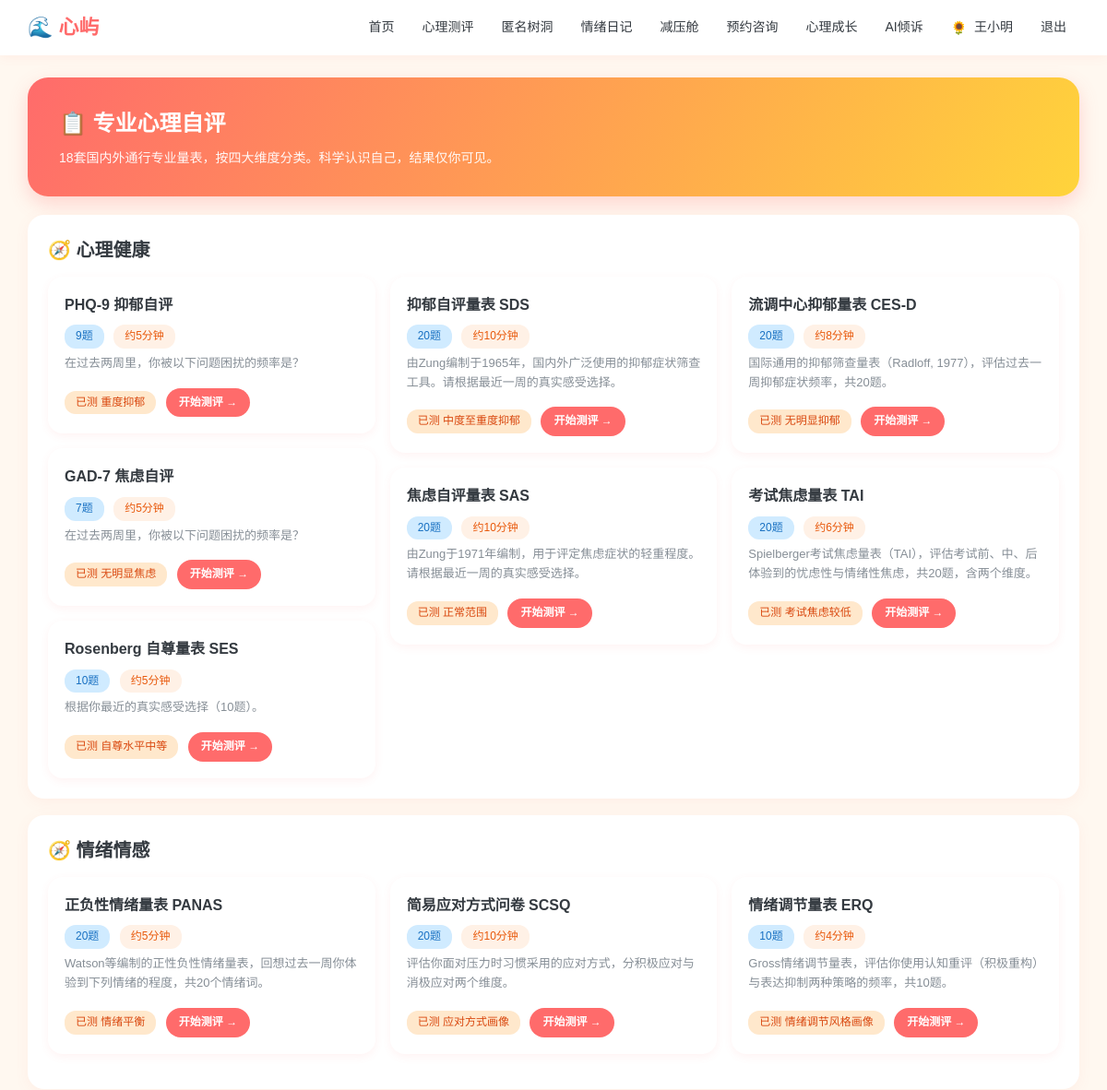
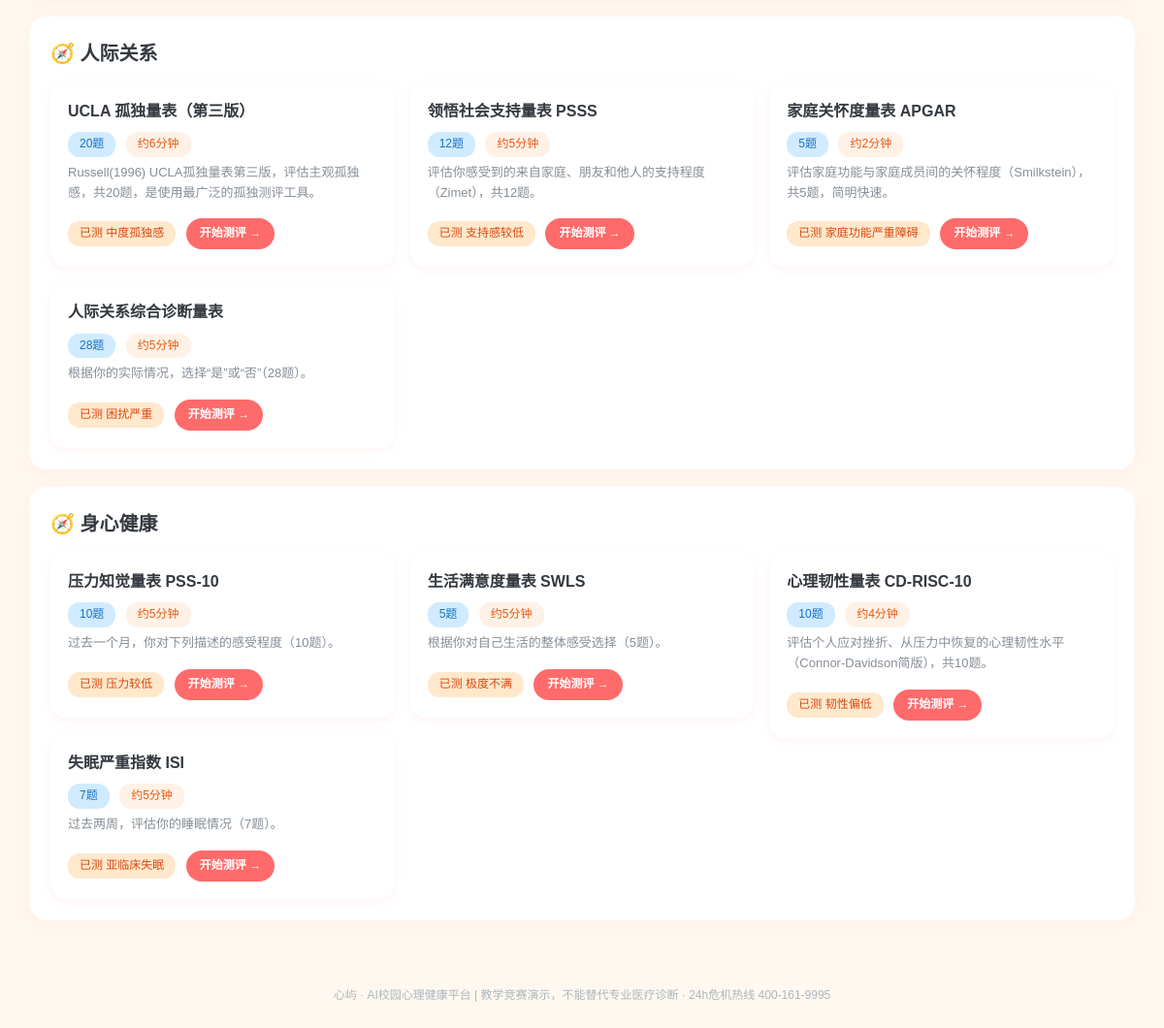
The app's page /assessment (signed in) with its own data (2 pictures, top to bottom).
### models.py (models this page shows, shortened)
class User(db.Model):
    __tablename__ = "users"
    id = db.Column(db.Integer, primary_key=True)
    username = db.Column(db.String(64), unique=True, nullable=False)
    password_hash = db.Column(db.String(256), nullable=False)
    role = db.Column(db.String(16), default="student")   # student / counselor / admin
    real_name = db.Column(db.String(64), default="")
    gender = db.Column(db.String(8), default="")
    grade = db.Column(db.String(32), default="")
    major = db.Column(db.String(64), default="")
    phone = db.Column(db.String(32), default="")
    avatar = db.Column(db.String(16), default="🌻")
    avatar_type = db.Column(db.String(16), default="emoji")   # emoji / upload
    avatar_file = db.Column(db.String(128), default="")       # 本地上传头像文件名
    profile_completed = db.Column(db.Boolean, default=False)  # 首次登录是否已完成基本信息
    qualification_no = db.Column(db.String(64), default="")   # 注册系统编号/证书编号
    qualification_verified = db.Column(db.Boolean, default=False)
    student_id = db.Column(db.String(32), default="")
    school = db.Column(db.String(128), default="")
    college = db.Column(db.String(128), default="")
    class_name = db.Column(db.String(64), default="")
    enrollment_year = db.Column(db.String(8), default="")
    education_level = db.Column(db.String(32), default="")
    student_status = db.Column(db.String(32), default="")
    employee_id = db.Column(db.String(32), default="")
    teacher_title = db.Column(db.String(64), default="")
    department = db.Column(db.String(128), default="")
    qualification = db.Column(db.String(256), default="")
    intro = db.Column(db.String(512), default="")
    created_at = db.Column(db.DateTime, default=datetime.now)

class Assessment(db.Model):
    __tablename__ = "assessments"
    id = db.Column(db.Integer, primary_key=True)
    user_id = db.Column(db.Integer, db.ForeignKey("users.id"))
    scale_code = db.Column(db.String(32))
    answers = db.Column(db.Text)                       # JSON
    score = db.Column(db.Integer, default=0)
    level = db.Column(db.String(32), default="")
    advice = db.Column(db.Text, default="")
    created_at = db.Column(db.DateTime, default=datetime.now)

### app.py (the view)
@app.route("/assessment")
@login_required()
def assessments(u):
    cats = {}
    history = {}
    for code, sc in engine.SCALES.items():
        history[code] = Assessment.query.filter_by(user_id=u.id, scale_code=code).order_by(
            Assessment.created_at.desc()).first()
        cats.setdefault(sc["category"], []).append((code, sc))
    return render_template("assessments.html", u=u, cats=cats, history=history)

### app.py (called while the page is built)
def login_required(role=None):
    def decor(f):
        @wraps(f)
        def wrapper(*args, **kwargs):
            uid = session.get("uid")
            if not uid:
                return redirect(url_for("login", next=request.path))
            u = db.session.get(User, uid)
            if not u:
                session.clear()
                return redirect(url_for("login"))
            if not u.profile_completed and request.endpoint not in (
                    "profile", "logout", "static", "avatar_upload"):
                flash("首次登录请先完善你的基本信息", "warn")
                return redirect(url_for("profile"))
            if role and u.role != role:
                flash("该页面需要相应权限", "warn")
                return redirect(url_for("index"))
            return f(u, *args, **kwargs)
        return wrapper
    return decor

@app.context_processor
def inject_globals():
    uid = session.get("uid")
    u = db.session.get(User, uid) if uid else None
    def avatar_html(usr, cls="", emoji_cls=""):
        if usr and usr.avatar_type == "upload" and usr.avatar:
            return f'<img class="{cls}" src="{usr.avatar}" alt="头像">'
        return f'<span class="{emoji_cls}">{usr.avatar or "👤" if usr else "👤"}</span>'
    return {"now": datetime.now(), "u": u, "avatar_html": avatar_html}

### templates/assessments.html (shortened to what this page needs)
{% extends "base.html" %}
{% block body %}
<div class="hero-banner">
  <h1>📋 专业心理自评</h1>
  <p>18套国内外通行专业量表，按四大维度分类。科学认识自己，结果仅你可见。</p>
</div>
{% for cat, items in cats.items() %}
<div class="card">
  <h2>🧭 {{ cat }}</h2>
  <div class="masonry">
    {% for code, sc in items %}
    <div class="mcard">
      <div style="font-weight:700;font-size:16px">{{ sc.name }}</div>
      <div style="margin:6px 0">
        <span class="tag tag-blue">{{ sc.questions|length }}题</span>
        <span class="tag">约{{ sc.get('duration', 5) }}分钟</span>
      </div>
      <p style="font-size:13px;color:#868e96;line-height:1.6">{{ sc.desc }}</p>
      <div style="margin-top:10px">
        {% if history[code] %}
          <span class="tag tag-orange">已测 {{ history[code].level }}</span>
        {% endif %}
        <a class="btn btn-sm" style="margin-top:6px" href="{{ url_for('assessment_intro', code=code) }}">开始测评 →</a>
      </div>
    </div>
    {% endfor %}
  </div>
</div>
{% endfor %}
{% endblock %}

### templates/base.html (shortened to what this page needs)
<!DOCTYPE html>
<html lang="zh-CN">
<head>
<link href="{{ url_for('static', filename='css/style.css') }}" rel="stylesheet">
</head>
<body>
<nav class="topnav">
  <div class="nav-inner">
    <a class="brand" href="{{ url_for('index') }}">🌊 心屿</a>
    <div class="nav-links">
      {% if u %}
        {% if u.role == 'student' %}
          <a href="{{ url_for('index') }}">首页</a>
          <a href="{{ url_for('assessments') }}">心理测评</a>
          <a href="{{ url_for('treehole') }}">匿名树洞</a>
          <a href="{{ url_for('mood') }}">情绪日记</a>
          <a href="{{ url_for('relax') }}">减压舱</a>
          <a href="{{ url_for('booking') }}">预约咨询</a>
          <a href="{{ url_for('learn') }}">心理成长</a>
          <a href="{{ url_for('chat') }}">AI倾诉</a>
        {% endif %}
        <a class="nav-user" href="{{ url_for('profile') }}" title="个人信息"><span class="nav-avatar-wrap">{{ avatar_html(u, cls="nav-avatar") | safe }}</span> {{ u.real_name or u.username }}</a>
        <a href="{{ url_for('logout') }}">退出</a>
      {% else %}
        <a href="{{ url_for('login') }}">登录</a>
        <a href="{{ url_for('register') }}">注册</a>
      {% endif %}
    </div>
  </div>
</nav>
<main class="container">{% block body %}{% endblock %}</main>
<footer class="footer">心屿 · AI校园心理健康平台 | 教学竞赛演示，不能替代专业医疗诊断 · 24h危机热线 400-161-9995</footer>
</body>
</html>

### static/css/style.css (style rules this page uses)
* { margin: 0; padding: 0; box-sizing: border-box; }
:root { --brand: #ff6b6b; --brand2: #ffa94d; --sky: #4dabf7; --mint: #51cf66; --sun: #ffd43b; --ink: #343a40; --ink2: #868e96; --bg: #fff8f0; --card: #ffffff; --soft: #fff1e6; }
body { font-family: "Microsoft YaHei", "PingFang SC", sans-serif; background: var(--bg); color: var(--ink); line-height: 1.65; }
a { color: var(--brand); text-decoration: none; }
.topnav { background: #fff; box-shadow: 0 2px 12px rgba(255,107,107,.08); position: sticky; top: 0; z-index: 100; }
.nav-inner { max-width: 1180px; margin: 0 auto; padding: 0 20px; height: 60px; display: flex; align-items: center; justify-content: space-between; }
.brand { font-size: 22px; font-weight: 800; color: var(--brand); display:flex; align-items:center; gap:6px; }
.nav-links { display: flex; gap: 2px; align-items: center; flex-wrap: wrap; }
.nav-links a { color: var(--ink); padding: 7px 14px; border-radius: 20px; font-size: 14px; font-weight: 500; transition: .2s; }
.nav-user { font-size: 13px; color: var(--ink2); padding: 0 8px; }
.nav-avatar-wrap { display: inline-flex; vertical-align: middle; margin-right: 4px; }
.container { max-width: 1180px; margin: 24px auto; padding: 0 20px; }
.footer { text-align: center; color: #adb5bd; font-size: 12px; padding: 28px; margin-top: 40px; }
.card { background: var(--card); border-radius: 18px; padding: 22px; box-shadow: 0 4px 16px rgba(255,107,107,.07); margin-bottom: 18px; }
.card h2 { font-size: 20px; color: var(--ink); margin-bottom: 12px; }
.btn { display: inline-block; background: var(--brand); color: #fff; border: none; padding: 10px 24px; border-radius: 24px; font-size: 14px; cursor: pointer; font-weight: 600; transition:.2s; }
.btn-sm { padding: 6px 14px; font-size: 12px; }
.tag { display: inline-block; background: var(--soft); color: #e8590c; font-size: 12px; padding: 3px 12px; border-radius: 12px; margin-right: 6px; font-weight:500; }
.tag-orange { background:#ffe8cc; color:#d9480f; }
.tag-blue { background:#d0ebff; color:#1971c2; }
.hero-banner { background: linear-gradient(120deg, #ff6b6b, #ffa94d 60%, #ffd43b); color:#fff; border-radius:22px; padding:30px 34px; margin-bottom:20px; box-shadow:0 8px 20px rgba(255,107,107,.25); }
.hero-banner h1 { font-size:24px; margin-bottom:6px; }
.hero-banner p { opacity:.95; font-size:14px; }
.masonry { columns: 3; column-gap: 16px; }
.mcard { break-inside: avoid; background:#fff; border-radius:16px; padding:18px; margin-bottom:16px; box-shadow:0 3px 10px rgba(255,107,107,.08); }

### records on screen
User: avatar_type+avatar "🌻", real_name "王小明"
Assessment: level "重度抑郁"
Assessment: level "无明显焦虑"
Assessment: level "自尊水平中等"
Assessment: level "中度至重度抑郁"
Assessment: level "正常范围"
Assessment: level "无明显抑郁"
Assessment: level "考试焦虑较低"
Assessment: level "情绪平衡"
Assessment: level "应对方式画像"
Assessment: level "情绪调节风格画像"
Assessment: level "中度孤独感"
Assessment: level "困扰严重"
Assessment: level "支持感较低"
Assessment: level "家庭功能严重障碍"
Assessment: level "压力较低"
Assessment: level "亚临床失眠"
Assessment: level "极度不满"
Assessment: level "韧性偏低"

### other values on screen
{{ cat }} "心理健康" "情绪情感" "人际关系" "身心健康"
{{ sc.name }} "PHQ-9 抑郁自评" "GAD-7 焦虑自评" "Rosenberg 自尊量表 SES" "抑郁自评量表 SDS" "焦虑自评量表 SAS" "流调中心抑郁量表 CES-D" "考试焦虑量表 TAI" "正负性情绪量表 PANAS" "简易应对方式问卷 SCSQ" "情绪调节量表 ERQ" "UCLA 孤独量表（第三版）" "人际关系综合诊断量表" "领悟社会支持量表 PSSS" "家庭关怀度量表 APGAR" "压力知觉量表 PSS-10" "失眠严重指数 ISI" "生活满意度量表 SWLS" "心理韧性量表 CD-RISC-10"
{{ sc.questions|length }} "9" "7" "10" "20" "20" "20" "20" "20" "20" "10" "20" "28" "12" "5" "10" "7" "5" "10"
{{ sc.get('duration', 5) }} "5" "5" "5" "10" "10" "8" "6" "5" "10" "4" "6" "5" "5" "2" "5" "5" "5" "4"
{{ sc.desc }} "在过去两周里，你被以下问题困扰的频率是？" "在过去两周里，你被以下问题困扰的频率是？" "根据你最近的真实感受选择（10题）。" "由Zung编制于1965年，国内外广泛使用的抑郁症状筛查工具。请根据最近一周的真实感受选择。" "由Zung于1971年编制，用于评定焦虑症状的轻重程度。请根据最近一周的真实感受选择。" "国际通用的抑郁筛查量表（Radloff, 1977），评估过去一周抑郁症状频率，共20题。" "Spielberger考试焦虑量表（TAI），评估考试前、中、后体验到的忧虑性与情绪性焦虑，共20题，含两个维度。" "Watson等编制的正性负性情绪量表，回想过去一周你体验到下列情绪的程度，共20个情绪词。" "评估你面对压力时习惯采用的应对方式，分积极应对与消极应对两个维度。" "Gross情绪调节量表，评估你使用认知重评（积极重构）与表达抑制两种策略的频率，共10题。" "Russell(1996) UCLA孤独量表第三版，评估主观孤独感，共20题，是使用最广泛的孤独测评工具。" "根据你的实际情况，选择“是”或“否”（28题）。" "评估你感受到的来自家庭、朋友和他人的支持程度（Zimet），共12题。" "评估家庭功能与家庭成员间的关怀程度（Smilkstein），共5题，简明快速。" "过去一个月，你对下列描述的感受程度（10题）。" "过去两周，评估你的睡眠情况（7题）。" "根据你对自己生活的整体感受选择（5题）。" "评估个人应对挫折、从压力中恢复的心理韧性水平（Connor-Davidson简版），共10题。"
